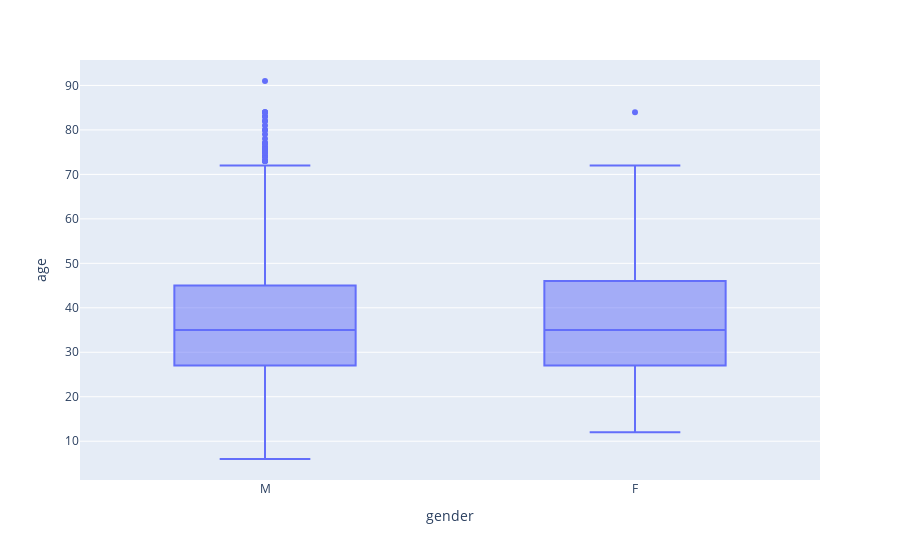

This figure's notebook cell:
### Markdown cell above
## BoxPlot
       You need to have information on the variability or dispersion of the data. A boxplot is a graph that gives you a good indication of how the values in the data are spread out.

### Code cell
fig = px.box(df, x="gender", y="age")
fig.show()

### Figure 1 — Plotly figure (JSON) as saved in the notebook; plotly's stock layout.template omitted (floating-point values rounded to 4 significant figures; data arrays with more than 128 entries replaced by an {"elided": "..."} marker saying what was removed)
{"data": [{"alignmentgroup": "True", "hovertemplate": "gender=%{x}<br>age=%{y}<extra></extra>", "legendgroup": "", "marker": {"color": "#636efa"}, "name": "", "notched": false, "offsetgroup": "", "orientation": "v", "showlegend": false, "type": "box", "x": {"elided": "4895 str values"}, "x0": " ", "xaxis": "x", "y": {"elided": "4895 float values"}, "y0": " ", "yaxis": "y"}], "layout": {"boxmode": "group", "legend": {"tracegroupgap": 0}, "margin": {"t": 60}, "xaxis": {"anchor": "y", "domain": [0, 1], "title": {"text": "gender"}}, "yaxis": {"anchor": "x", "domain": [0, 1], "title": {"text": "age"}}}}
